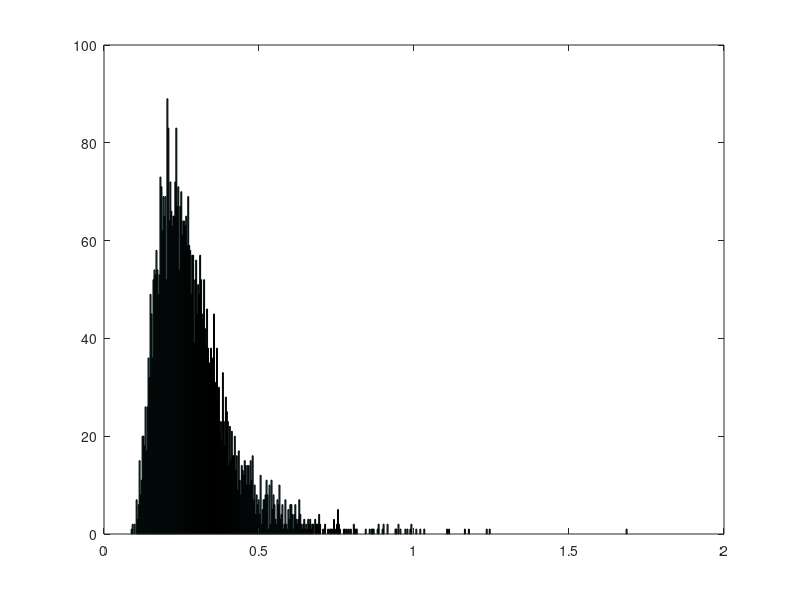

Here is the MATLAB script that generated this plot:
%1.
% log L = n log l - l Sum x_i 
% d log L / d l = n / l - Sum x_i = 0 
% l = 1/x_bar

%2.
function mu_lambda_avg = ex_3_2 ()
    M = 5000;
    n = 7;
    lambda = 4;
   
    % M columns of n rows
    S = exprnd(lambda, n, M);

    % sum(S) returns vector of the sums of columns
    mu_lambda = arrayfun(@(x) n/x, sum(S));

    mu_lambda_avg = sum(mu_lambda)/M
    hist(mu_lambda, 500);
end
% for small n it is biased 
    